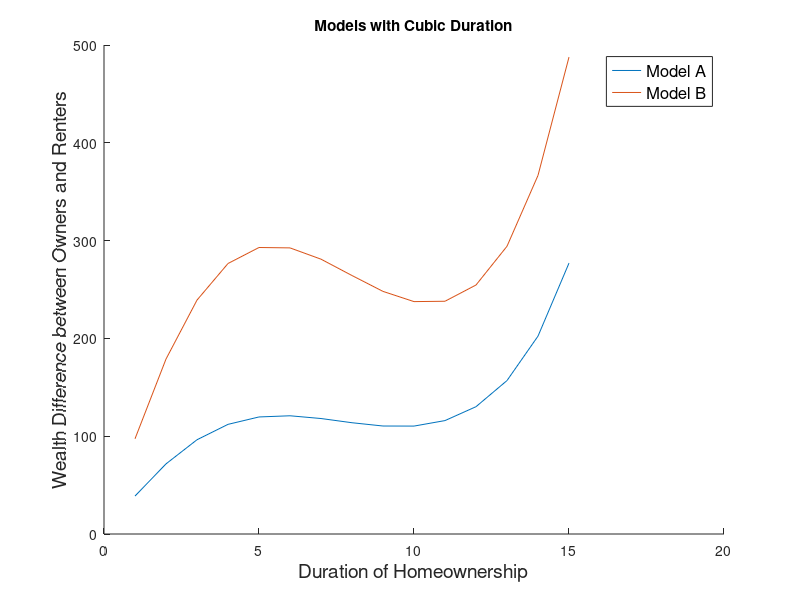
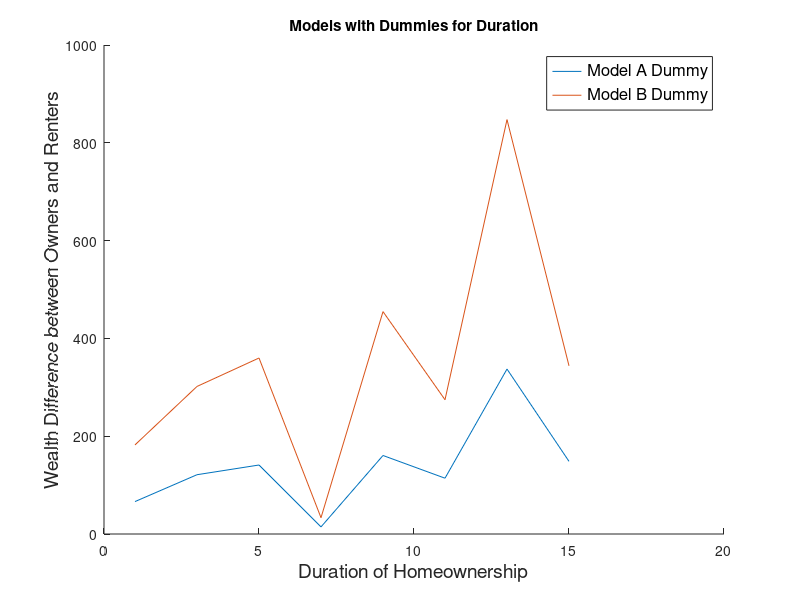

MATLAB code to generate these figures, in order: (Note: this script raises an error after producing the figures.)
%% REGRESSUION RESULTS FOR LIQOUD WEALTH
dur         = 1:1:15;
dummy_dur   = 1:2:15;
%% Di et al. MODELs on our sample (1999-2015)
%  LogW = alpha + beta_h * H + beta_sh * SH + beta_c * C
%% When we use dummies for duration  
%  LogW = alpha + beta_h * H + beta_sh * SH + beta_c * C + Gamma * D
%  where beta_h = 0, beta_sh =0, gamma is the coeff for each dur dummies 
%% COEFFICIENTS FROM THEIR ESTIMATION 
alpha   = [-13.37      % MODEL A
           -13.33      % MODEL A Dummy
           -12.85      % MODEL B
           -12.81];    % MODEL B Dummy 
       
beta_h  = [  0.221     % MODEL A 
             0         % MODEL A Dummy
             0.206     % MODEL B
             0    ];   % MODEL B Dummy
       
beta_hs = [ -0.0309    % MODEL A
             0         % MODEL A Dummy
            -0.0287    % MODEL B
             0    ];   % MODEL B Dummy
        
beta_ht = [  0.00135   % MODEL A
             0         % MODEL A Dummy
             0.00120   % MODEL B
             0     ];  % MODEL B Dummy

        
%           D1     D3      D5      D7      D9      D11      D13      D15           
Gamma   = [ 0      0       0       0       0       0        0        0      % MODEL A
            0.315  0.517   0.581   0.078   0.640   0.493    1.059    0.604  % MODEL A Dummy
            0      0       0       0       0       0        0        0      % MODEL B
            0.317  0.481   0.552   0.066   0.658   0.446    1.006    0.533];% MODEL B Dummy

        
         %-------------------------------------------
         %         |  DUMMY   |          |  DUMMY   |
         % MODEL A |  MODEL A |  MODEL B |  MODEL B |   
         %-------------------------------------------
beta_c  = [ 1.729     1.724      1.695      1.691      ;...   % Average annual income 1999-2015 (log)    
            0.102     0.102      0          0          ;...   % Net wealth 1999 (log)
            0         0          0          0          ;...   % Savings tendency between 1984 and 1994
            1.07e-05  1.08e-05   1.00e-05   1.02e-05   ;...   % Total inheritance and settlement payment received between 1989 and 2001
            0         0          0          0          ;...   % Ever selected itemizing deduction in tax filings between 1989 and 2001  
            0.567     0.562      0.539      0.533      ;...   % High school
            0.0126    0.0127     0.0106     0.0107     ;...   % Age of household head in 1999
            0         0          0          0          ;...   % Percentage of time as a married couple hh
            0.236     0.236      0.226      0.226      ;...   % Change in the number of children in household, 1999-2015
            0         0          1.297      1.295      ;...   % Being in top quart of wealth dist. in 1999
           -0.494    -0.505     -0.481     -0.491      ;...   % South
            0.094     0.088      0.115      0.108      ]';    % Metro in our case // Other metro
           

[height_beta_c, width_beta_c] = size(beta_c);  

%% INDEPENDENT VARIABLES 
% fix variables:
%   1. continuous variables: at their sample means
%   2. categorical variables: estimates of the groups with the highest incidence   
%      (white, HS grad, South, Not in Large, Other Metro, Used itemized
%      dedeuction, top wealth quartile, not divorced)

           % OURS    
C =       [9.657          % Average annual income 1999-2001 (log)    
           4.188          % Net wealth 1999 (log)
           0              % Savings tendency between 1984 and 1994
        3162              % Total inheritance and settlement payment received between 1999 and 2015
           0              % Ever selected itemizing deduction in tax filings between 199 and 2015  
           1              % High school
          34.22           % Age of household head in 1999
           0              % Percentage of time as a married couple hh
           0.031          % Change in the number of children in household, 1999-2001
           1              % Being in top quart of wealth dist. in 1999
           1              % Region: South
           1           ]; % Other metro
[height_C, width_C] = size(C); 
       
 beta_c_times_C      = beta_c*C;
                       
%% DEPENDENT VARIABLES FOR OWNERS and RENTERS
LogW              = nan(height_beta_c, length(dur));
wealth            = nan(height_beta_c, length(dur));
LogW_rent         = nan(height_beta_c, length(dur));
wealth_rent       = nan(height_beta_c, length(dur));
Wealth_Difference = nan(height_beta_c, length(dur));
d = length(dummy_dur);
for i=1:1:height_beta_c % # of models
  if i==2 || i==4       % Models where years owning is dummy
     LogW(i,1:d)            = (alpha(i)+beta_c_times_C(i))*ones(size(dummy_dur)) +  ones(size(dummy_dur)).*Gamma(i, :);
     LogW_rent(i,1:d)       = (alpha(i)+beta_c_times_C(i))*ones(size(dummy_dur));
  else    
     LogW(i,:)              = (alpha(i)+beta_c_times_C(i))*ones(size(dur)) +  beta_h(i) * dur + beta_hs(i) * dur.^2+ beta_ht(i) * dur.^3;
     LogW_rent(i,:)         = (alpha(i)+beta_c_times_C(i))*ones(size(dur));
  end
     wealth(i,:)            = exp(LogW(i,:));
     wealth_rent(i,:)       = exp(LogW_rent(i,:));
     Wealth_Difference(i,:) = wealth(i,:)-wealth_rent(i,:);
end
Wealth_Difference = Wealth_Difference*(1/0.44);

figure(1)
hold on
for i=1:2:height_beta_c
plot(dur,Wealth_Difference(i,:))
end
hleg=legend('Model A','Model B');
set(hleg,'Location','northeast','FontSize',12);
ylabel('Wealth Difference between Owners and Renters','FontSize',14)
xlabel('Duration of Homeownership','FontSize',14)
title("Models with Cubic Duration")

figure(2)
hold on
for i=2:2:height_beta_c
plot(dummy_dur,Wealth_Difference(i,1:d))
end
hleg=legend('Model A Dummy','Model B Dummy');
set(hleg,'Location','northeast','FontSize',12);
ylabel('Wealth Difference between Owners and Renters','FontSize',14)
xlabel('Duration of Homeownership','FontSize',14)
title("Models with Dummies for Duration")

% To Excel 
diff_ = length(dur) - length(dummy_dur);
tt = table(dur', [dummy_dur'; zeros(diff_,1)], Wealth_Difference(1,:)',  Wealth_Difference(2,:)' , Wealth_Difference(3,:)', Wealth_Difference(4,:)');
tt.Properties.VariableNames= {'Duration', 'Duration_Dummy', 'LW_Model_A', 'LW_Model_A_Dummy', 'LW_Model_B', 'LW_Model_B_Dummy'};
writetable(tt,'Matlab_Results.xlsx','Sheet',2)